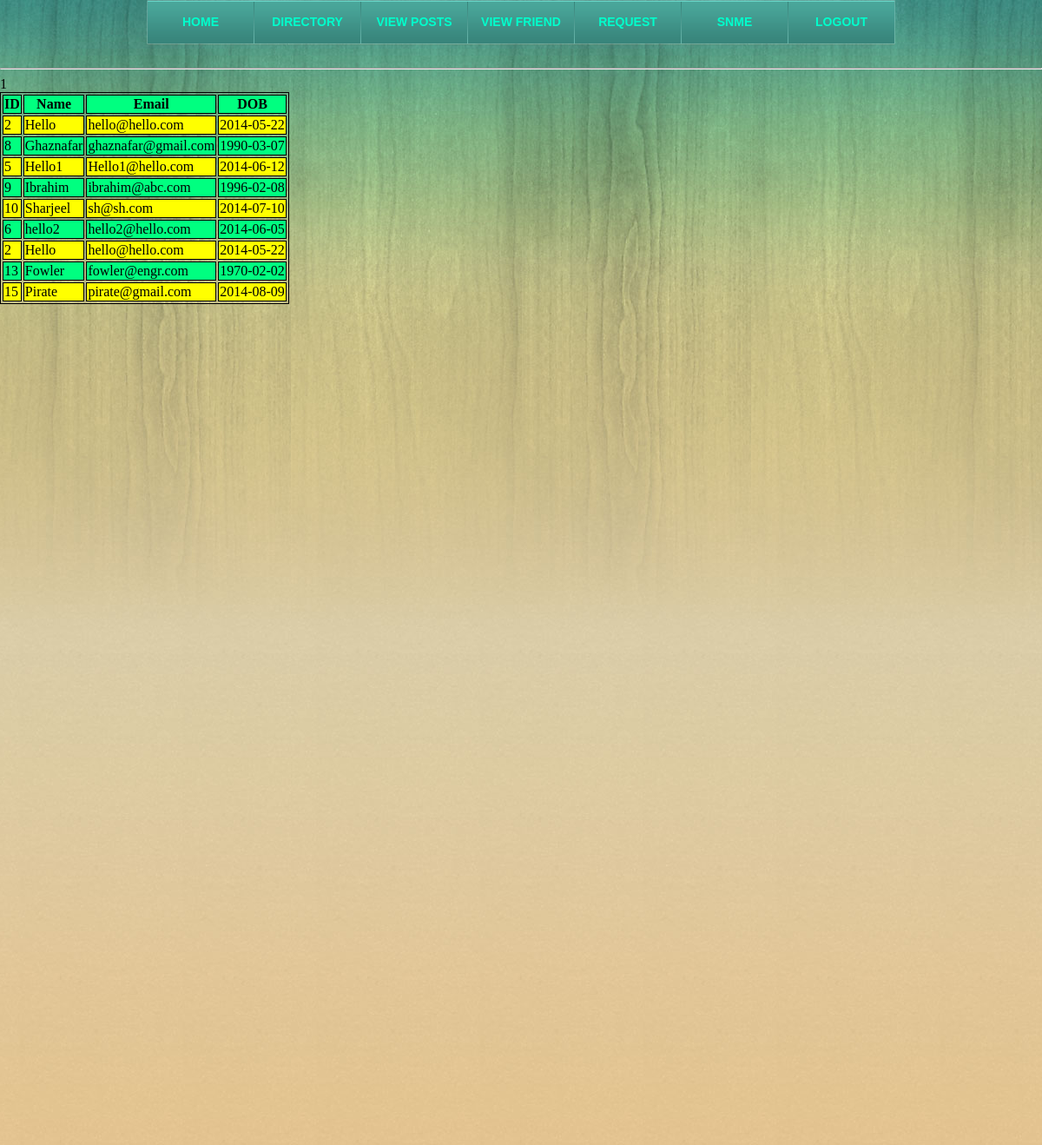
The page /vFriend.php (signed in) on the database its author committed.
### tables this page shows
CREATE TABLE IF NOT EXISTS `friend_table` (
  `id` int(10) NOT NULL AUTO_INCREMENT,
  `user_id` int(10) NOT NULL,
  `friend_id` int(10) NOT NULL,
  PRIMARY KEY (`id`)
);

CREATE TABLE IF NOT EXISTS `user_table` (
  `user_id` int(11) NOT NULL AUTO_INCREMENT,
  `name` varchar(100) NOT NULL,
  `email` varchar(100) NOT NULL,
  `password` varchar(50) NOT NULL,
  `DOB` date NOT NULL,
  `gender` varchar(10) NOT NULL,
  `user_type` varchar(10) NOT NULL,
  `image` varchar(100) NOT NULL,
  PRIMARY KEY (`user_id`,`email`),
  UNIQUE KEY `user_id` (`user_id`)
);

### vFriend.php (the view, shortened to what this page needs)
<!doctype html>
<html>
<head>
<link rel="stylesheet" type="text/css" href="include/style.css">
</head>
<body>
<main>
<?php
include 'header.php';
?>
<?php
		if(isset($_SESSION['user_id']))
		{
		echo $user_id = $_SESSION['user_id'];
		$query = "SELECT * FROM friend_table WHERE user_id='$user_id'";
		$run = mysql_query($query);
		?>
		<table>
            	<tr>
                	<th>ID</th>
                    <th>Name</th>
                    <th>Email</th>
                    <th>DOB</th>
                </tr>
        <?php
		while($row = mysql_fetch_array($run))
		{
		$friend = $row['friend_id'];
		$query1 = "SELECT * FROM user_table WHERE user_id='$friend'";
		$run1 = mysql_query($query1);
		$row1 = mysql_fetch_array($run1);
			$id = $row1['user_id'];
			$name = $row1['name'];
			$email = $row1['email'];
			$dob = $row1['DOB'];
			?>
			<tr>
            	<td><?php echo $id; ?></td>
                <td><?php echo $name; ?></td>
                <td><?php echo $email; ?></td>
                <td><?php echo $dob; ?></td>
            </tr>
<?php
		}
		}
?>
  </table>
  </main>
</body>
</html>

### include/style.css (style rules this page uses)
main { background:url(bg-pattern.jpg) repeat-x center top; min-height: 1318px; }
body { margin:0px; background:url(bg-body.jpg) repeat left bottom; }

### vFriend.php (style rules this page uses)
td,th,table { border:solid 1px #000; }

### header.php (style rules this page uses)
body { margin:0; }

### rows shown on the page
friend_table: user_table.user_id "2", user_table.name "Hello", user_table.email "hello@hello.com", user_table.DOB "2014-05-22"
friend_table: user_table.user_id "8", user_table.name "Ghaznafar", user_table.email "ghaznafar@gmail.com", user_table.DOB "1990-03-07"
friend_table: user_table.user_id "5", user_table.name "Hello1", user_table.email "Hello1@hello.com", user_table.DOB "2014-06-12"
friend_table: user_table.user_id "9", user_table.name "Ibrahim", user_table.email "ibrahim@abc.com", user_table.DOB "1996-02-08"
friend_table: user_table.user_id "10", user_table.name "Sharjeel", user_table.email "sh@sh.com", user_table.DOB "2014-07-10"
friend_table: user_table.user_id "6", user_table.name "hello2", user_table.email "hello2@hello.com", user_table.DOB "2014-06-05"
friend_table: user_table.user_id "2", user_table.name "Hello", user_table.email "hello@hello.com", user_table.DOB "2014-05-22"
friend_table: user_table.user_id "13", user_table.name "Fowler", user_table.email "fowler@engr.com", user_table.DOB "1970-02-02"
friend_table: user_table.user_id "15", user_table.name "Pirate", user_table.email "pirate@gmail.com", user_table.DOB "2014-08-09"

### other values the page prints
$user_id = $_SESSION['user_id'] "1"
